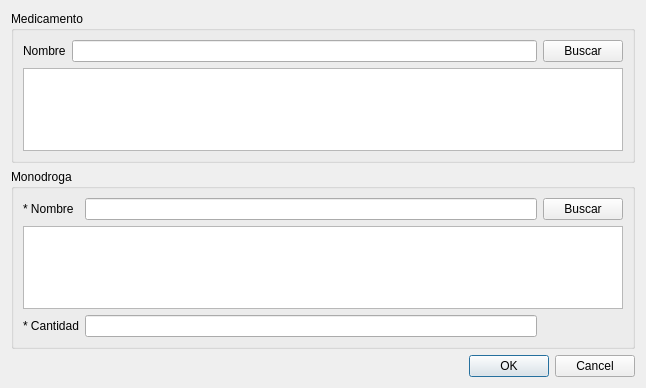
<?xml version="1.0" encoding="UTF-8"?>
<ui version="4.0">
 <class>vtnModificarMedicamento</class>
 <widget class="QWidget" name="vtnModificarMedicamento">
  <property name="geometry">
   <rect>
    <x>0</x>
    <y>0</y>
    <width>646</width>
    <height>388</height>
   </rect>
  </property>
  <property name="windowTitle">
   <string>Modificar Medicamento</string>
  </property>
  <layout class="QVBoxLayout" name="verticalLayout">
   <item>
    <widget class="QGroupBox" name="gbMedicamento">
     <property name="title">
      <string>Medicamento</string>
     </property>
     <layout class="QVBoxLayout" name="verticalLayout_2">
      <item>
       <layout class="QGridLayout" name="gridLayout_2">
        <item row="0" column="0">
         <widget class="QLabel" name="label">
          <property name="text">
           <string>Nombre</string>
          </property>
         </widget>
        </item>
        <item row="0" column="2">
         <widget class="QPushButton" name="btnBuscarMed">
          <property name="focusPolicy">
           <enum>Qt::TabFocus</enum>
          </property>
          <property name="text">
           <string>Buscar</string>
          </property>
         </widget>
        </item>
        <item row="0" column="1">
         <widget class="QLineEdit" name="lineNombMed">
          <property name="statusTip">
           <string>Ingrese el nombre del Medicamento (solo letras y números)</string>
          </property>
          <property name="accessibleDescription">
           <string>textoNumeros</string>
          </property>
         </widget>
        </item>
        <item row="1" column="0" colspan="3">
         <widget class="QTableWidget" name="tablaMedicamento">
          <property name="editTriggers">
           <set>QAbstractItemView::NoEditTriggers</set>
          </property>
          <attribute name="horizontalHeaderDefaultSectionSize">
           <number>160</number>
          </attribute>
          <attribute name="horizontalHeaderStretchLastSection">
           <bool>true</bool>
          </attribute>
         </widget>
        </item>
       </layout>
      </item>
     </layout>
    </widget>
   </item>
   <item>
    <widget class="QGroupBox" name="gbMonodroga">
     <property name="title">
      <string>Monodroga</string>
     </property>
     <layout class="QVBoxLayout" name="verticalLayout_3">
      <item>
       <layout class="QGridLayout" name="gridLayout_3">
        <item row="0" column="0">
         <widget class="QLabel" name="label_5">
          <property name="text">
           <string>* Nombre</string>
          </property>
         </widget>
        </item>
        <item row="0" column="1">
         <widget class="QLineEdit" name="lineNombMon">
          <property name="statusTip">
           <string>Ingrese nombre de la Monodroga (solo letras)</string>
          </property>
          <property name="accessibleDescription">
           <string>texto</string>
          </property>
         </widget>
        </item>
        <item row="0" column="2">
         <widget class="QPushButton" name="btnBuscarMon">
          <property name="text">
           <string>Buscar</string>
          </property>
         </widget>
        </item>
        <item row="1" column="0" colspan="3">
         <widget class="QTableWidget" name="tablaMonodroga">
          <property name="editTriggers">
           <set>QAbstractItemView::NoEditTriggers</set>
          </property>
          <attribute name="horizontalHeaderDefaultSectionSize">
           <number>160</number>
          </attribute>
          <attribute name="horizontalHeaderStretchLastSection">
           <bool>true</bool>
          </attribute>
         </widget>
        </item>
        <item row="2" column="0">
         <widget class="QLabel" name="label_2">
          <property name="text">
           <string>* Cantidad</string>
          </property>
         </widget>
        </item>
        <item row="2" column="1">
         <widget class="QLineEdit" name="lineCantidad">
          <property name="statusTip">
           <string>Ingrese cantidad de la Monodroga (solo números)</string>
          </property>
          <property name="accessibleDescription">
           <string>cantidad</string>
          </property>
         </widget>
        </item>
       </layout>
      </item>
     </layout>
    </widget>
   </item>
   <item>
    <widget class="QDialogButtonBox" name="buttonBox">
     <property name="standardButtons">
      <set>QDialogButtonBox::Cancel|QDialogButtonBox::Ok</set>
     </property>
    </widget>
   </item>
  </layout>
 </widget>
 <resources/>
 <connections/>
</ui>
